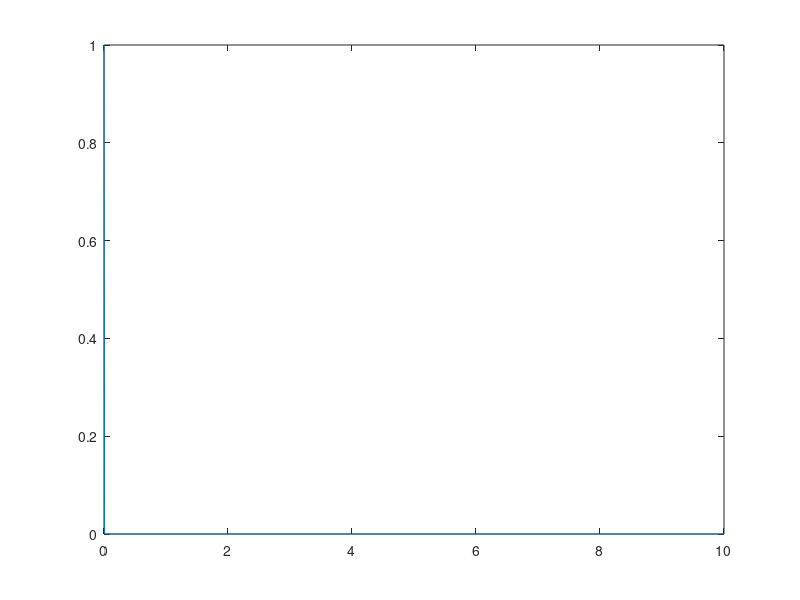

This figure's MATLAB source:
clc;clear;close all

Kp = 0.318;
K = 100;
tau = 0.01;
Ki = 0.5;
Kb = 0.5;
Ra = 8;
La = 0.008;
Jm = 0.02; 
Bm = 0.01;
N = 0.1; 
JL = 1;
BL = 1;

A = [ 0 1 0 0
     0 (-(Bm+(N^2*BL)))/(Jm+(N^2)*JL) (N*Ki)/(Jm+N^2*JL) 0
     0 (-Kb/La*N) (-Ra/La) (1/La)
     0 0 0 (-1/tau)
    ];

B = [0
    0
    0
    (K/tau)
    ];

C = [1 0 0 0];

D = [0];

[num,den] = ss2tf(A,B,C,D)

G = tf(num,den)
%carte des pôles et zéros
% pzmap(num,den)

%% FT réduit (pôles dominants)

[R,P,K] = residue(num,den);

Poids = abs(R)./abs(real(P));

[numR, denR] = residue(R(3),P(3),K)

Gr_temp = tf(numR, denR)

ogGain = dcgain(G);
redGain = dcgain(Gr_temp);

Kamp = ogGain/redGain;

Gr = Kamp*Gr_temp

%% Reponse a impulse
t = [0:0.01:10]';
u_imp = zeros(size(t));
u_imp(t<=0) = 1;


figure
plot(t, u_imp);




